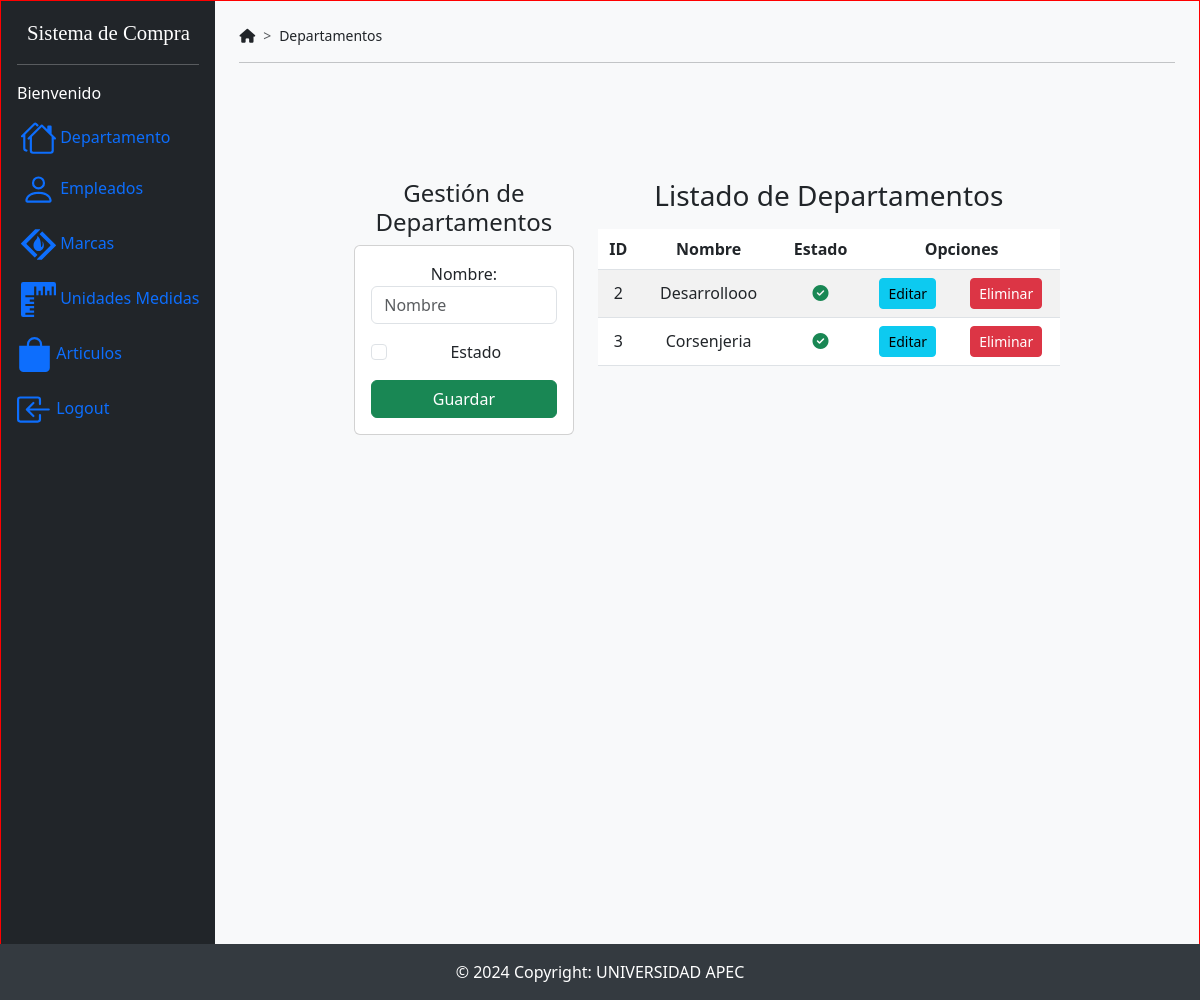
/principalDepartamentos, run on an earlier commit of the app's database.
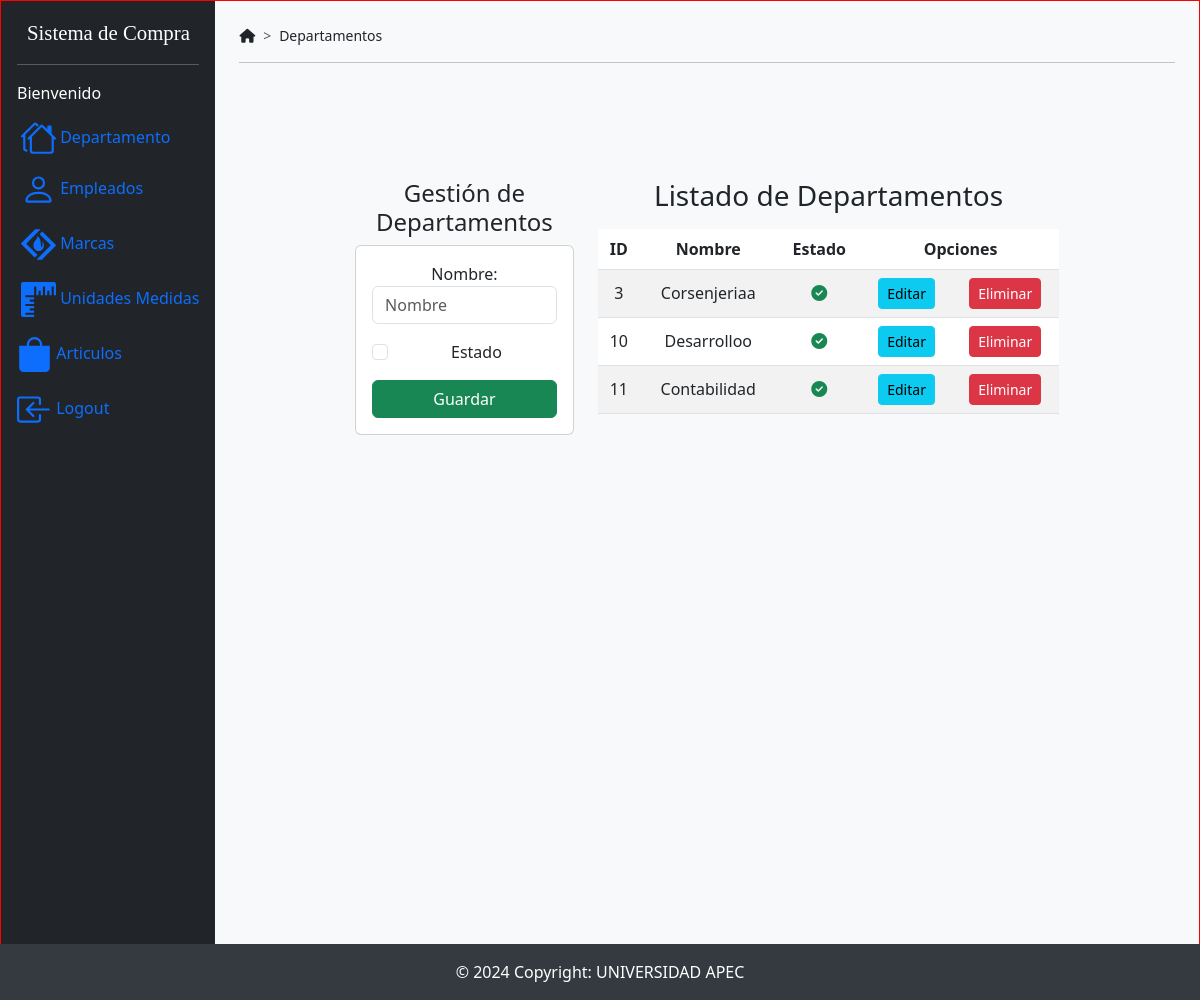
And on a later commit of the database.
### SistemaCompraApp/models.py (models this page shows)
class Departamentos(models.Model):
    iddepartamento = models.AutoField(db_column='IdDepartamento', primary_key=True, blank=False, null=False)  # Field name made lowercase.
    nombre = models.TextField(db_column='Nombre')  # Field name made lowercase.
    estado = models.BooleanField(db_column='Estado', blank=True, null=True)  # Field name made lowercase.
    class Meta:
        managed = False
        db_table = 'Departamentos'

### SistemaCompraApp/views.py (the view)
# urls.py: path('principalDepartamentos',views.principalDepartamentos),
def principalDepartamentos(request):
    departamentos = Departamentos.objects.all()
    return render(request, 'principalDepartamentos.html',{
        'departamentos':departamentos
    })

### SistemaCompraApp/templates/principalDepartamentos.html (shortened to what this page needs)
{% extends "./base.html" %} {% block title %}Sistema de Compras{% endblock %}
{%block navegacion %}Departamentos{% endblock %} {% block body %}
<div class="row">
  <div class="col-sm-12 col-md-6 col-lg-4 col-xl-4 mb-4">
    <h4>Gestión de Departamentos</h4>
    <div class="card">
      <div class="card-body">
        <form action="/registrarDepartamentos/" method="post">
          <div class="form-group mb-3">
            <label for="txtNombreDepartamento">Nombre:</label>
            <input
              type="text"
              name="txtNombreDepartamento"
              id="txtNombreDepartamento"
              class="form-control"
              placeholder="Nombre"
              minlength="1"
              maxlength="500"
              required
              pattern="[a-zA-Z]+"
              title="Solo letras; no espacios, numeros, o caracteres especiales"
            />
          </div>
          <div class="form-check mb-3">
            <input
              class="form-check-input"
              type="checkbox"
              name="txtEstadoDepartamento"
              id="txtEstadoDepartamento"
              required
            />
            <label class="form-check-label" for="txtEstadoDepartamento"
              >Estado</label
            >
          </div>
          <div class="d-grid">
            <button type="submit" class="btn btn-success text-white">
              Guardar
            </button>
          </div>
        </form>
      </div>
    </div>
  </div>
  <div class="col-sm-12 col-md-6 col-lg-8 col-xl-8">
    <h3>Listado de Departamentos</h3>
    <div class="table-responsive py-2">
      <table class="table table-striped">
        <thead>
          <tr>
            <th>ID</th>
            <th>Nombre</th>
            <th>Estado</th>
            <th colspan="2">Opciones</th>
          </tr>
        </thead>
        <tbody>
          {% for departamento in departamentos %}
          <tr>
            <td>{{ departamento.iddepartamento }}</td>
            <td>{{ departamento.nombre }}</td>
            <td>
              {% if departamento.estado == "1" %}
              <i class="fa-solid fa-circle-check text-success"></i>
              {% else %}
              <i class="fa-regular fa-circle-check text-muted"></i>
              {% endif %}
            </td>
            <td>
              <a href="edicionDepartamento/{{ departamento.iddepartamento }}"
                class="btn btn-info btn-sm"
                >Editar</a
              >
            </td>
            <td>
              <a
                href="eliminarDepartamento/{{ departamento.iddepartamento }}"
                class="btn btn-danger btn-sm btnEliminacion"
                >Eliminar</a
              >
            </td>
          </tr>
          {% endfor %}
        </tbody>
      </table>
    </div>
  </div>
</div>
{% endblock %}

What changed in the data, as far as the page shows it:
removed Departamentos: iddepartamento "2", nombre "Desarrollooo", Estado "1" (drawn)
changed Departamentos id 3: nombre "Corsenjeria" → "Corsenjeriaa"
added Departamentos: iddepartamento "10", nombre "Desarrolloo", Estado "1" (drawn)
added Departamentos: iddepartamento "11", nombre "Contabilidad", Estado "1" (drawn)
